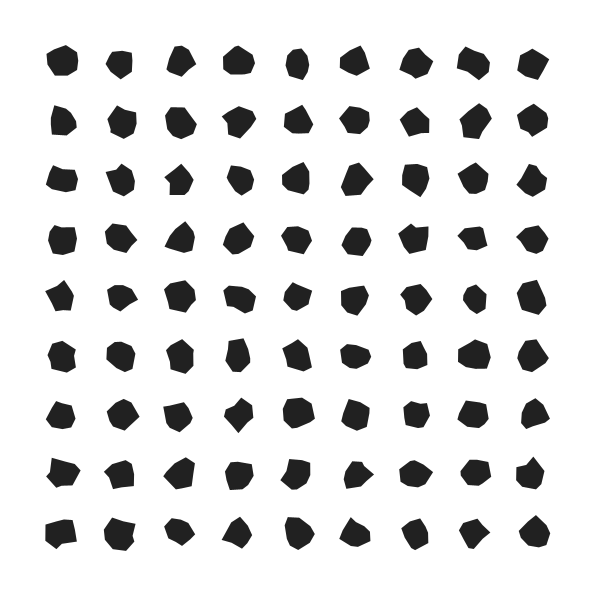
Frame 1 (no input)
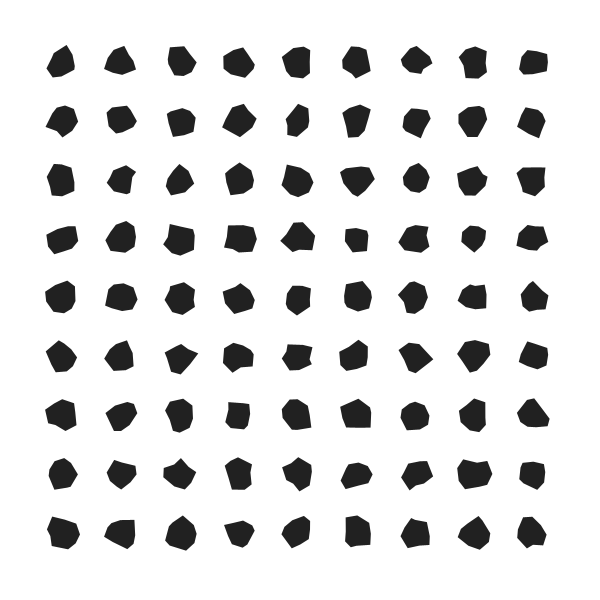
Frame 60 (the mouse pressed at the canvas centre just before this capture)
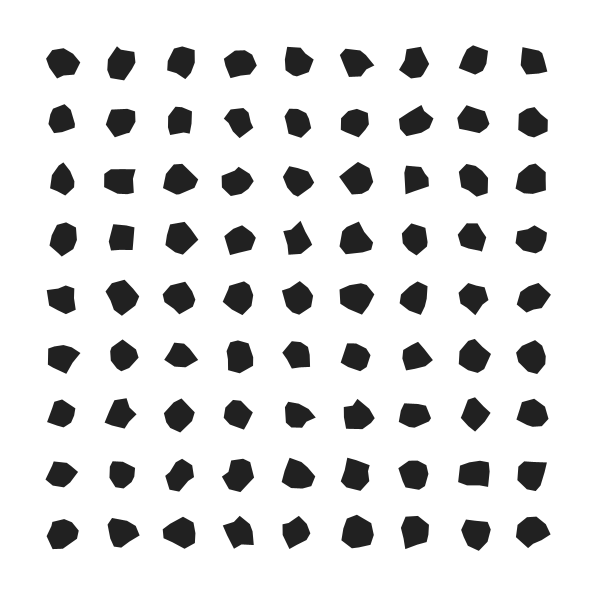
Frame 120 (the mouse held since frame 60 and released just before this capture)

The Processing sketch that drew these frames (run headless with seeded random() and noise(); from frame 60 on, the mouse is pressed at the canvas centre):

// Processing sketch: processing_105378
// ── processing_105378.pde

void setup() {
  size(600, 600);
  background(255);
}

void draw() {
  background(255);
  noStroke();
  fill(33);
  zeroPos(9, 9);
}

void zeroPos(int amount, int sides) {
  float gutter = (height*width)/30000;
  float posX = (width-gutter) / (amount+1);
  float posY = (height-gutter) / (amount+1);
  
  for (int i=1; i < amount+1; i++) {
    for (int j=1; j < amount+1; j++) {
      translate (j*posX, i*posY);
      randomPolygon(sides, posX/4);
      translate(-j*posX, -i*posY);
    }
  }
}

void randomPolygon (int sideCount, float radius) {
  float theta = 0.0;
  float x = 0.0;
  float y = 0.0;
  
  float randomX, randomY;
  
  
  beginShape();
  
  for (int i=0; i < sideCount; i++) {
    randomX = random(0, (radius*2)/(sideCount/2));
    randomY = random(0, (radius*2)/(sideCount/2));
    x = cos(theta)*radius + randomX;
    y = sin(theta)*radius + randomY;
    vertex (x,y);
    theta += TWO_PI/sideCount;
  }
  endShape(CLOSE);
}
